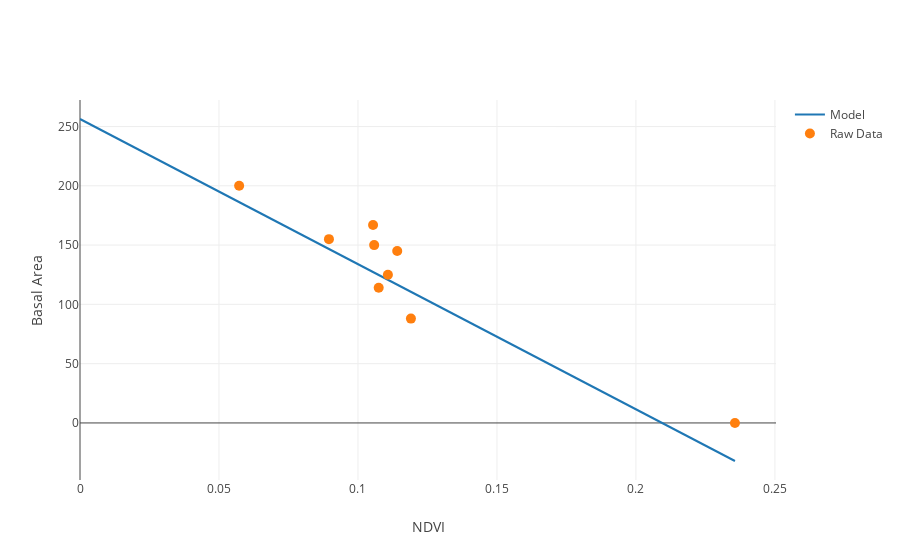

Notebook code for this chart:
### Code cell
# graph NDVI vs. BA
raw_data = go.Scatter(
    name='Raw Data',
    x=plots_df['ndvi'],
    y=plots_df['basal_area'],
    mode='markers',
    marker={'size': 10}
)

ticks = np.linspace(0, max(plots_df['ndvi']))
model_trace = go.Scatter(
    name='Model',
    x=ticks,
    y=map(ndvi_to_ba, ticks)
)

data = [model_trace, raw_data]

layout = go.Layout(
    xaxis={'title': 'NDVI'},
    yaxis={'title': 'Basal Area'}
)

figure = {
    'data': data,
    'layout': layout
}

iplot(figure)

### Figure 1 — Plotly figure (JSON) as saved in the notebook; plotly's stock layout.template omitted (floating-point values rounded to 4 significant figures)
{"data": [{"name": "Model", "type": "scatter", "uid": "b2f8ce35-83fa-11e8-b818-600308935e22", "x": [0, 0.004808, 0.009617, 0.01443, 0.01923, 0.02404, 0.02885, 0.03366, 0.03847, 0.04328, 0.04808, 0.05289, 0.0577, 0.06251, 0.06732, 0.07213, 0.07694, 0.08174, 0.08655, 0.09136, 0.09617, 0.101, 0.1058, 0.1106, 0.1154, 0.1202, 0.125, 0.1298, 0.1346, 0.1394, 0.1443, 0.1491, 0.1539, 0.1587, 0.1635, 0.1683, 0.1731, 0.1779, 0.1827, 0.1875, 0.1923, 0.1971, 0.202, 0.2068, 0.2116, 0.2164, 0.2212, 0.226, 0.2308, 0.2356], "y": [256.3, 250.5, 244.6, 238.7, 232.8, 226.9, 221.0, 215.1, 209.2, 203.4, 197.5, 191.6, 185.7, 179.8, 173.9, 168.0, 162.2, 156.3, 150.4, 144.5, 138.6, 132.7, 126.8, 120.9, 115.1, 109.2, 103.3, 97.4, 91.52, 85.63, 79.74, 73.86, 67.97, 62.08, 56.2, 50.31, 44.42, 38.54, 32.65, 26.76, 20.88, 14.99, 9.103, 3.216, -2.67, -8.557, -14.44, -20.33, -26.22, -32.1]}, {"marker": {"size": 10}, "mode": "markers", "name": "Raw Data", "type": "scatter", "uid": "b2f8d40a-83fa-11e8-98aa-600308935e22", "x": [0.1058, 0.1108, 0.05725, 0.1141, 0.1054, 0.1075, 0.2356, 0.08955, 0.1191], "y": [150, 125, 200, 145, 167, 114, 0, 155, 88]}], "layout": {"xaxis": {"title": "NDVI"}, "yaxis": {"title": "Basal Area"}}}
